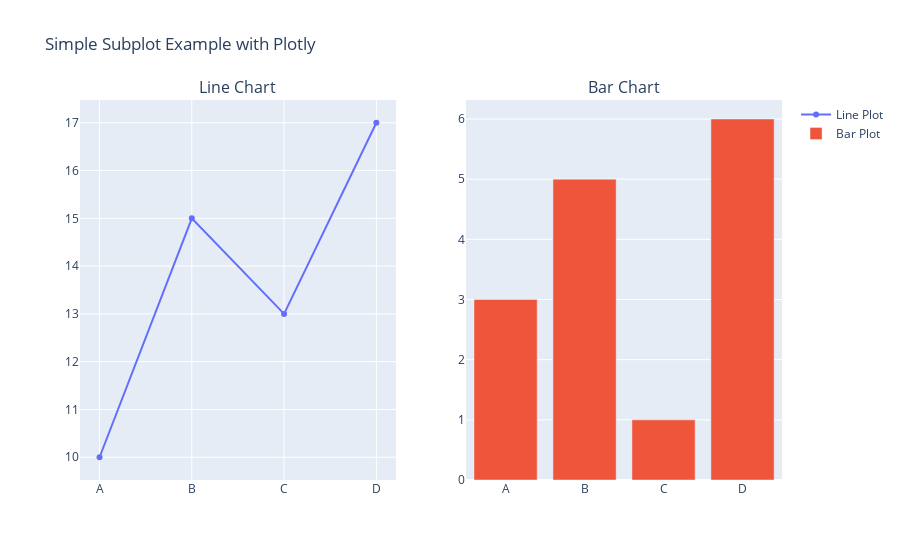

The cell this chart's notebook holds for it:
### Code cell
# Import necessary libraries
from plotly.subplots import make_subplots
import plotly.graph_objects as go

# Create a subplot with 1 row and 2 columns
fig = make_subplots(rows=1, cols=2, subplot_titles=("Line Chart", "Bar Chart"))

# Data for the plots
x_data = ['A', 'B', 'C', 'D']
y_line = [10, 15, 13, 17]
y_bar = [3, 5, 1, 6]

# Adding line chart to the first subplot
fig.add_trace(
    go.Scatter(x=x_data, y=y_line, name='Line Plot'),
    row=1, col=1
)

# Adding bar chart to the second subplot
fig.add_trace(
    go.Bar(x=x_data, y=y_bar, name='Bar Plot'),
    row=1, col=2
)

# Update layout if necessary (optional)
fig.update_layout(title_text="Simple Subplot Example with Plotly")

# Show the figure
fig.show()

### Figure 1 — Plotly figure (JSON) as saved in the notebook; plotly's stock layout.template omitted (floating-point values rounded to 4 significant figures)
{"data": [{"name": "Line Plot", "type": "scatter", "x": ["A", "B", "C", "D"], "xaxis": "x", "y": [10, 15, 13, 17], "yaxis": "y"}, {"name": "Bar Plot", "type": "bar", "x": ["A", "B", "C", "D"], "xaxis": "x2", "y": [3, 5, 1, 6], "yaxis": "y2"}], "layout": {"annotations": [{"font": {"size": 16}, "showarrow": false, "text": "Line Chart", "x": 0.225, "xanchor": "center", "xref": "paper", "y": 1, "yanchor": "bottom", "yref": "paper"}, {"font": {"size": 16}, "showarrow": false, "text": "Bar Chart", "x": 0.775, "xanchor": "center", "xref": "paper", "y": 1, "yanchor": "bottom", "yref": "paper"}], "autosize": true, "title": {"text": "Simple Subplot Example with Plotly"}, "xaxis": {"anchor": "y", "autorange": true, "domain": [0, 0.45], "range": [-0.198, 3.198], "type": "category"}, "xaxis2": {"anchor": "y2", "autorange": true, "domain": [0.55, 1], "range": [-0.5, 3.5], "type": "category"}, "yaxis": {"anchor": "x", "autorange": true, "domain": [0, 1], "range": [9.422, 17.58], "type": "linear"}, "yaxis2": {"anchor": "x2", "autorange": true, "domain": [0, 1], "range": [0, 6.316], "type": "linear"}}}
